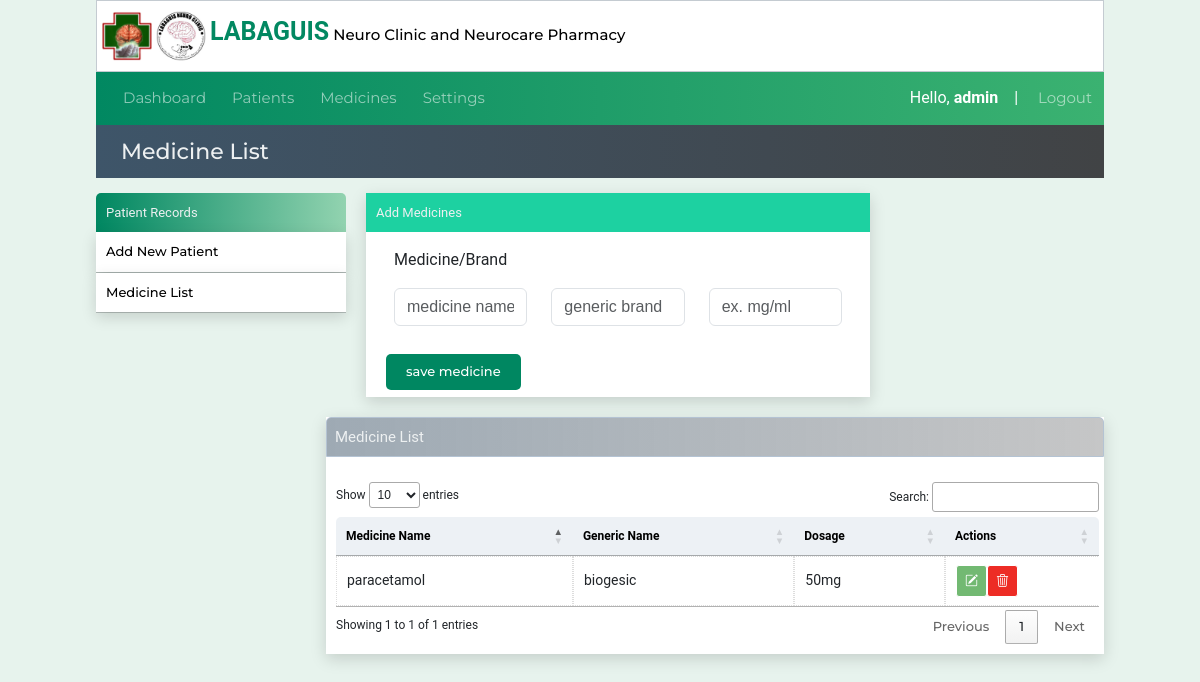
/medications/ (signed in), run on the app's committed database.
### website/models.py (models this page shows)
class Medicinelist(models.Model):
    created_at = models.DateTimeField(auto_now_add=True)
    medname = models.CharField(max_length=100,null=True, blank=True)
    medgenname = models.CharField(max_length=50,null=True, blank=True)
    medsize = models.CharField(max_length=50,null=True, blank=True)

### website/views.py (the view, shortened to what this page needs)
# urls.py: path('medications/',views.medications, name='medications'),
@login_required(login_url="loginuser")
def medications(request,pk=''):
    medicinedata ={'medicinedata': Medicinelist.objects.all()}
    return render(request, 'medications.html',medicinedata)

### website/templates/medications.html (shortened to what this page needs)
{% extends 'index.html' %}
{% block pagetitle %}Medicine List{% endblock pagetitle %}
{% block content%}
<div class="container1">
  {% include "sidemenu.html" %}
  <div class="reg-area">
    <form method="POST">
    <div class="title-form">Add Medicines</div>
    <div class="row m-3">
      <div class="col-md-4">
       <label class="form-label">Medicine/Brand</label>
       <input type="text" class="form-control  mt-2" placeholder="medicine name" name="medname">
     </div>
     <div class="col-md-4">
       <input type="text" class="form-control mt-3" placeholder="generic brand" name="medgenname">
     </div>
     <div class="col-md-4">
       <input type="text" class="form-control mt-3" placeholder="ex. mg/ml" name="medsize">
     </div>
   </div>
    <div class="reg-row">
        <div class="medicine-col">
          <button class="btn-save" type="submit" name="save">save medicine</button>
        </div>
    </div>
  </form>
  </div>
</div>
<div class="container3">
  <div class="table-title">Medicine List</div>
  <div class="table-box">
      <table id="medicine-table" class="medicine-tables content-table">
        <thead >
          <th>Medicine Name</th>
          <th>Generic Name</th>
          <th>Dosage</th>
          <th>Actions</th>
        </thead>
        <tbody>
          {% for meds in medicinedata %}
          <tr>
            <td>{{meds.medname}}</td>
            <td>{{meds.medgenname}}</td>
            <td>{{meds.medsize}}</td>
            <td id="actions_cell">
              <button name="updatedetails" type='submit' value="{{meds.id}}" id="link-edit"><i class="bi bi-pencil-square" data-bs-toggle="modal" data-bs-target="#{{meds.id}}"></i></button>
              <form action="{% url "medications" meds.id %}" method="POST">
              <button name="delete" type='submit' value="{{meds.id}}" id="link-delete"><i class="bi bi-trash3"></i></button>
              </form>
            </td>
          </tr>
          {% endfor %}
        </tbody>
      </table>
  </div>
</div>
{%endblock%}

### website/templates/navbar.html (shortened to what this page needs)
<div class="header-main5" style="z-index: 2;">
    <nav class="navbar navbar-dark navbar-expand-md ">
        <div class="container-fluid" >
          <div class="collapse navbar-collapse" id="navbarNav">
            <ul class="navbar-nav">
              <li class="nav-item ">
                <a class="nav-link " aria-current="page" href="{% url "dashboard" %}">Dashboard</a>
              </li>
              <li class="nav-item">
                <a class="nav-link " href="{% url "patienttable" %}">Patients</a>
              </li>
              <li class="nav-item">
                <a class="nav-link" href="{% url "medications" %}">Medicines</a>
              </li>
              <li class="nav-item">
                <a class="nav-link" href="{% url "medicationsettings" %}">Settings</a>
              </li>
            </ul>
          </div>
          Hello,&nbsp <b>{{request.user}}</b> &nbsp &nbsp | &nbsp
        </div>
        <a class="nav-item nav-link navbar-nav" style="margin-right:10px;" href="{% url "logoutuser" %}">Logout</a>
      </nav>
</div>

### website/static/style.css (style rules this page uses)
* { box-sizing:border-box; margin: 0; padding: 0; font-family: 'Roboto', sans-serif; }
body { background-color: #e7f3ed; }
header li,a,strong, button { font-family: 'Montserrat', sans-serif; font-weight: 500; font-size: 13px; color: #edf0f1; text-decoration: none; padding: 0px 0px; margin: 0px 0px; }
.nav-link { font-size: 15px; }
.container1 { display: inline-flex; height: auto; margin-top:10px; width: 100%; }
.container3 { height: 100%; background-color: white; box-shadow: 0 5px 15px 0 #00000026; margin-left: 00px; margin-right: 40%; margin: 5px 0 5px 230px; }
.reg-area { margin-left: 20px; width: 50%; background-color: white; box-shadow: 0 5px 15px 0 #00000026; }
.title-form { color: #edf0f1 ; padding: 10px; font-size: 13px; background: #1dd1a1; }
.left-menu lu,li { font-size: 5px; text-decoration: none; color: black; padding: 5px; list-style: none; margin: 0; }
.table-title { color: #edf0f1 ; background: rgb(62,85,105); background: linear-gradient(90deg, rgba(62,85,105,.5) 0%, rgba(65,67,69,.3) 100%);; width: 100%; margin-top: 20px; padding: 8px; border-style: solid; border-color: #b4c3d3; border-width: 1px; border-radius: 5px 5px 0 0; font-size: 15px; }
.table-box { margin: 20px 0; padding: 0 5px 10px 10px; background-color: white; height: auto; width: 100%; font-size: 12px; }
.reg-row { display:inline-flex; width: 100%; margin: 0px 0; }
.btn-save { background: rgb(0,135,97); color: white; padding: 8px 20px; border-radius: 5px; border-style: none; }
table { width: 100%; }
th { padding: 10px; font-size: 12px; color: black; background-color: #b4c3d33c; }
tr { font-size: 14px; }
td { border: 1px dotted #ddd; width: auto; }
#link-edit { color: white; border: 1px solid white; padding: 5px 8px; background-color:rgba(0, 128, 0, 0.553); border-radius: 3px; }
#link-delete { color: white; border: 1px solid white; padding: 5px 8px; background-color:rgba(235, 18, 11, 0.89); border-radius: 3px; }
.medicine-col { padding: 7px 0 7px 20px; width: 100%; }
#actions_cell { display: inline-flex; width:90%; }
input, textarea, select { background-color: rgba(249, 255, 189, 0.3); padding: auto; font-family: 'Arial'; margin: 5px 0 5px 0; padding: 5px 0 5px 0; }
.header-main5 { height: 100%; margin: 0px 8%; background-color: #80c3e3; background: rgb(1,136,97); background: linear-gradient(90deg, rgba(1,136,97,1) 0%, rgba(31,157,105,1) 50%, rgba(59,178,113,1) 100%); color: white; }
.navbar { padding: 2px; }
.reg-rows label,span,p,ul,li { font-size: 15px; }
.content-table { border-collapse: collapse; margin: 25px 0; font-size: 0.9em; min-width: 400px; border-radius: 5px 5px 0 0; overflow: hidden; }

### data on the page
Medicinelist: medname "paracetamol", medgenname "biogesic", medsize "50mg", {{ meds.id }} 25 (drawn)

### other printed values
{{ request.user }} "admin"
